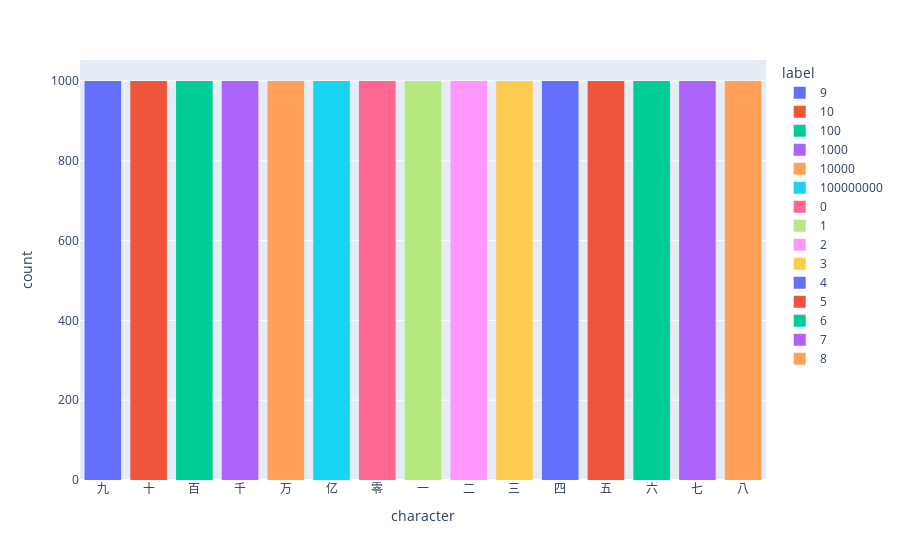

Here is the notebook cell this chart was saved with:
### Code cell
# Using plotly we will plot the count of each character from the df_label with different colors
fig = px.histogram(df, x="character", color="label")
fig.update_layout(bargap=0.2)
iplot(fig)
fig.show("svg") # Remove/comment this line to display the interactive chart only

### Figure 1 — Plotly figure (JSON) as saved in the notebook; plotly's stock layout.template omitted (floating-point values rounded to 4 significant figures; data arrays with more than 128 entries replaced by an {"elided": "..."} marker saying what was removed)
{"data": [{"alignmentgroup": "True", "bingroup": "x", "hovertemplate": "label=9<br>character=%{x}<br>count=%{y}<extra></extra>", "legendgroup": "9", "marker": {"color": "#636efa", "pattern": {"shape": ""}}, "name": "9", "offsetgroup": "9", "orientation": "v", "showlegend": true, "type": "histogram", "x": {"elided": "1000 str values"}, "xaxis": "x", "yaxis": "y"}, {"alignmentgroup": "True", "bingroup": "x", "hovertemplate": "label=10<br>character=%{x}<br>count=%{y}<extra></extra>", "legendgroup": "10", "marker": {"color": "#EF553B", "pattern": {"shape": ""}}, "name": "10", "offsetgroup": "10", "orientation": "v", "showlegend": true, "type": "histogram", "x": {"elided": "1000 str values"}, "xaxis": "x", "yaxis": "y"}, {"alignmentgroup": "True", "bingroup": "x", "hovertemplate": "label=100<br>character=%{x}<br>count=%{y}<extra></extra>", "legendgroup": "100", "marker": {"color": "#00cc96", "pattern": {"shape": ""}}, "name": "100", "offsetgroup": "100", "orientation": "v", "showlegend": true, "type": "histogram", "x": {"elided": "1000 str values"}, "xaxis": "x", "yaxis": "y"}, {"alignmentgroup": "True", "bingroup": "x", "hovertemplate": "label=1000<br>character=%{x}<br>count=%{y}<extra></extra>", "legendgroup": "1000", "marker": {"color": "#ab63fa", "pattern": {"shape": ""}}, "name": "1000", "offsetgroup": "1000", "orientation": "v", "showlegend": true, "type": "histogram", "x": {"elided": "1000 str values"}, "xaxis": "x", "yaxis": "y"}, {"alignmentgroup": "True", "bingroup": "x", "hovertemplate": "label=10000<br>character=%{x}<br>count=%{y}<extra></extra>", "legendgroup": "10000", "marker": {"color": "#FFA15A", "pattern": {"shape": ""}}, "name": "10000", "offsetgroup": "10000", "orientation": "v", "showlegend": true, "type": "histogram", "x": {"elided": "1000 str values"}, "xaxis": "x", "yaxis": "y"}, {"alignmentgroup": "True", "bingroup": "x", "hovertemplate": "label=100000000<br>character=%{x}<br>count=%{y}<extra></extra>", "legendgroup": "100000000", "marker": {"color": "#19d3f3", "pattern": {"shape": ""}}, "name": "100000000", "offsetgroup": "100000000", "orientation": "v", "showlegend": true, "type": "histogram", "x": {"elided": "1000 str values"}, "xaxis": "x", "yaxis": "y"}, {"alignmentgroup": "True", "bingroup": "x", "hovertemplate": "label=0<br>character=%{x}<br>count=%{y}<extra></extra>", "legendgroup": "0", "marker": {"color": "#FF6692", "pattern": {"shape": ""}}, "name": "0", "offsetgroup": "0", "orientation": "v", "showlegend": true, "type": "histogram", "x": {"elided": "1000 str values"}, "xaxis": "x", "yaxis": "y"}, {"alignmentgroup": "True", "bingroup": "x", "hovertemplate": "label=1<br>character=%{x}<br>count=%{y}<extra></extra>", "legendgroup": "1", "marker": {"color": "#B6E880", "pattern": {"shape": ""}}, "name": "1", "offsetgroup": "1", "orientation": "v", "showlegend": true, "type": "histogram", "x": {"elided": "1000 str values"}, "xaxis": "x", "yaxis": "y"}, {"alignmentgroup": "True", "bingroup": "x", "hovertemplate": "label=2<br>character=%{x}<br>count=%{y}<extra></extra>", "legendgroup": "2", "marker": {"color": "#FF97FF", "pattern": {"shape": ""}}, "name": "2", "offsetgroup": "2", "orientation": "v", "showlegend": true, "type": "histogram", "x": {"elided": "1000 str values"}, "xaxis": "x", "yaxis": "y"}, {"alignmentgroup": "True", "bingroup": "x", "hovertemplate": "label=3<br>character=%{x}<br>count=%{y}<extra></extra>", "legendgroup": "3", "marker": {"color": "#FECB52", "pattern": {"shape": ""}}, "name": "3", "offsetgroup": "3", "orientation": "v", "showlegend": true, "type": "histogram", "x": {"elided": "1000 str values"}, "xaxis": "x", "yaxis": "y"}, {"alignmentgroup": "True", "bingroup": "x", "hovertemplate": "label=4<br>character=%{x}<br>count=%{y}<extra></extra>", "legendgroup": "4", "marker": {"color": "#636efa", "pattern": {"shape": ""}}, "name": "4", "offsetgroup": "4", "orientation": "v", "showlegend": true, "type": "histogram", "x": {"elided": "1000 str values"}, "xaxis": "x", "yaxis": "y"}, {"alignmentgroup": "True", "bingroup": "x", "hovertemplate": "label=5<br>character=%{x}<br>count=%{y}<extra></extra>", "legendgroup": "5", "marker": {"color": "#EF553B", "pattern": {"shape": ""}}, "name": "5", "offsetgroup": "5", "orientation": "v", "showlegend": true, "type": "histogram", "x": {"elided": "1000 str values"}, "xaxis": "x", "yaxis": "y"}, {"alignmentgroup": "True", "bingroup": "x", "hovertemplate": "label=6<br>character=%{x}<br>count=%{y}<extra></extra>", "legendgroup": "6", "marker": {"color": "#00cc96", "pattern": {"shape": ""}}, "name": "6", "offsetgroup": "6", "orientation": "v", "showlegend": true, "type": "histogram", "x": {"elided": "1000 str values"}, "xaxis": "x", "yaxis": "y"}, {"alignmentgroup": "True", "bingroup": "x", "hovertemplate": "label=7<br>character=%{x}<br>count=%{y}<extra></extra>", "legendgroup": "7", "marker": {"color": "#ab63fa", "pattern": {"shape": ""}}, "name": "7", "offsetgroup": "7", "orientation": "v", "showlegend": true, "type": "histogram", "x": {"elided": "1000 str values"}, "xaxis": "x", "yaxis": "y"}, {"alignmentgroup": "True", "bingroup": "x", "hovertemplate": "label=8<br>character=%{x}<br>count=%{y}<extra></extra>", "legendgroup": "8", "marker": {"color": "#FFA15A", "pattern": {"shape": ""}}, "name": "8", "offsetgroup": "8", "orientation": "v", "showlegend": true, "type": "histogram", "x": {"elided": "1000 str values"}, "xaxis": "x", "yaxis": "y"}], "layout": {"bargap": 0.2, "barmode": "relative", "legend": {"title": {"text": "label"}, "tracegroupgap": 0}, "margin": {"t": 60}, "xaxis": {"anchor": "y", "domain": [0, 1], "title": {"text": "character"}}, "yaxis": {"anchor": "x", "domain": [0, 1], "title": {"text": "count"}}}}
